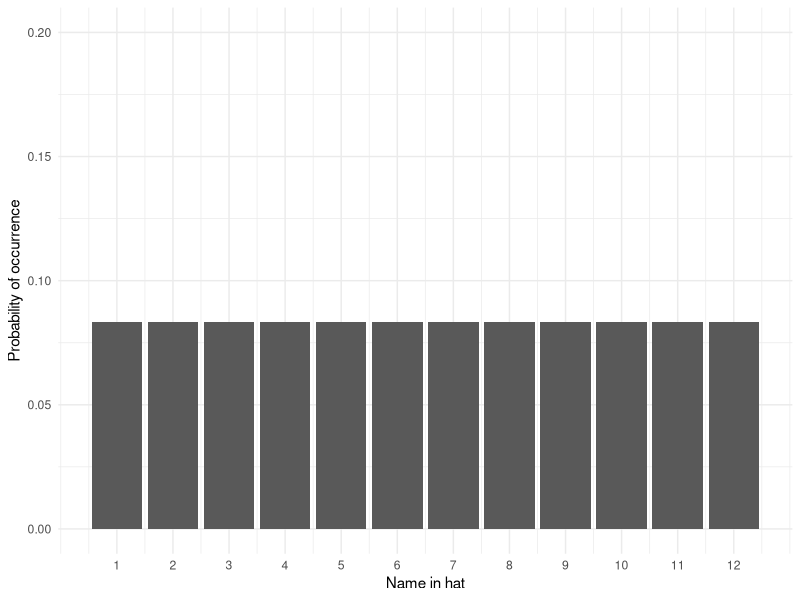
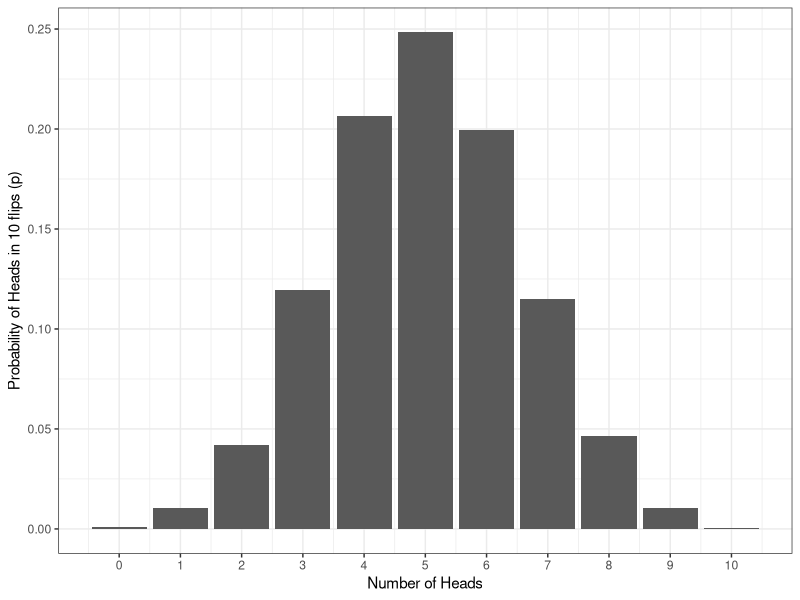

R code for these plots, in order: (Note: this script raises an error after producing the figures.)
## ---- chunk 1
1/12
## ---- chunk 2
library(tidyverse)
name <- 1:12
prob <- sample(x = .08333333, size = 12, replace = TRUE)
dat <- tibble(name, prob)
ggplot(dat, aes(name, prob)) +
  geom_col() +
  scale_y_continuous(limits = c(0,.2), name = "Probability of occurrence") +
  scale_x_continuous(breaks = c(1,2,3,4,5,6,7,8,9,10,11,12), name = "Name in hat") +
  theme_minimal()
## ---- chunk 3
heads10000 <- replicate(n = 10000, expr = sample(0:1, 10, TRUE) %>% sum())

data10000 <- tibble(heads = heads10000) %>%   # convert to a tibble
                group_by(heads) %>%     # group by number of possibilities 
                summarise(n = n(), # count occurances of each possibility,
                          p=n/10000) # & calculate probability (p) of each

ggplot(data10000, aes(x = heads,y = p)) + 
  geom_bar(stat = "identity") + 
  labs(x = "Number of Heads", y = "Probability of Heads in 10 flips (p)") +
  theme_bw() +
  scale_x_continuous(breaks = c(0,1,2,3,4,5,6,7,8,9,10))
## ---- chunk 4
knitr::include_graphics(path="./images/norm_dist_height.png")
## ---- chunk 5
knitr::include_graphics(path="./images/normal_dist.gif")
## ---- chunk 6
pbinom(q = 7, size = 10, prob = .5) 
## ---- chunk 7
ggplot(data10000, aes(x = heads,y = p)) + 
  geom_bar(stat = "identity", aes(fill = heads >7), show.legend = FALSE, alpha = .8) + 
  labs(x = "Number of Heads", y = "Probability of Heads in 10 flips (p)") +
  theme_bw() +
  scale_x_continuous(breaks = c(0,1,2,3,4,5,6,7,8,9,10)) +
  scale_fill_viridis_d(option = "E")
## ---- chunk 8
qbinom(p = .05, size = 10, prob = .5)
## ---- chunk 9

knitr::include_url("https://shannon-mcnee19.shinyapps.io/binomial_shiny/",
                   height = "800px")

## ---- chunk 10
men <- rnorm(n = 100000, mean = 176.2, sd = 6.748)
women <- rnorm(n = 100000, mean = 163.8, sd = 6.931)

heights <- tibble(men, women) %>%
  pivot_longer(names_to = "sex", values_to = "height", men:women)
ggplot(heights, aes(x = height, fill = sex)) +
  geom_density(alpha = .6) +
  scale_fill_viridis_d(option = "E", name = "Sex", labels = c("Men", "Women")) +
  theme_minimal()
  
